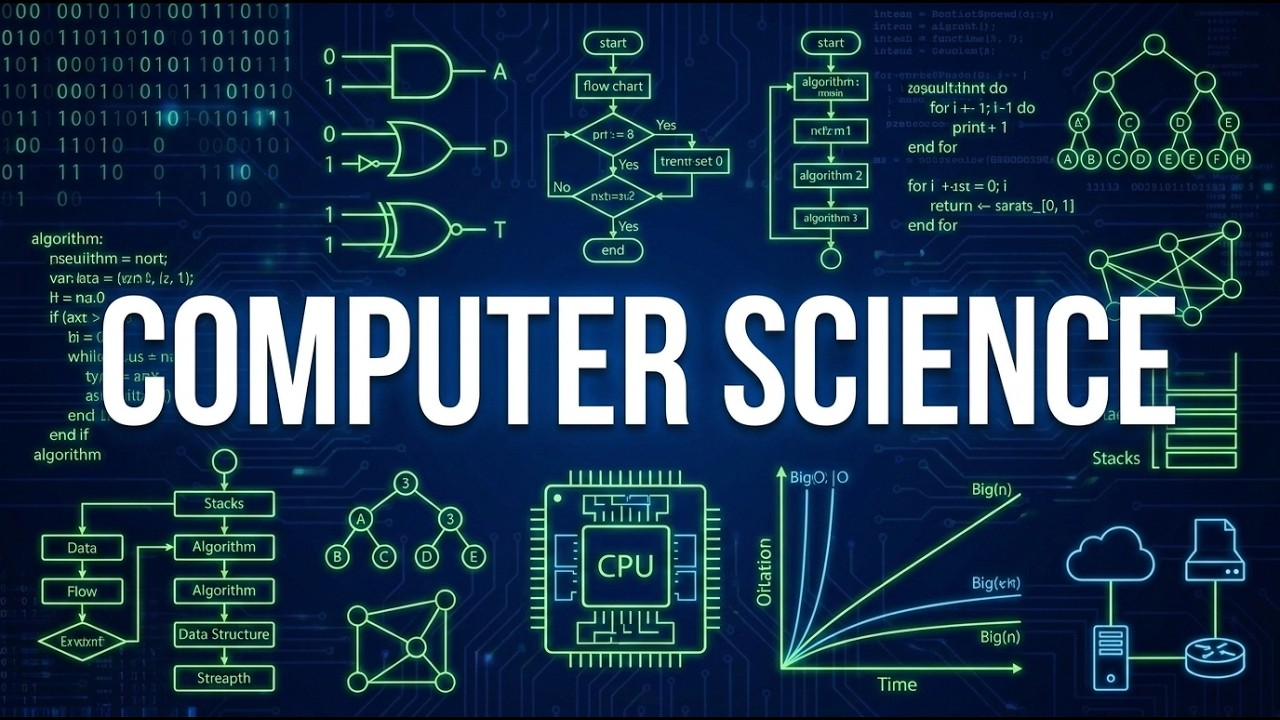
#> input picture sample.jpg, 1280 x 720 px
$ python ex2.py
#> lines starting #> are read from the running program, lines starting #| are printed output that depends on the picture
import cv2
import os

# 1. Resolve path to the sample image
script_dir = os.path.dirname(os.path.abspath(__file__))
image_path = os.path.join(script_dir, 'sample.jpg')

image = cv2.imread(image_path)
#> image is the input picture: shape (720, 1280, 3); mean B, G, R 79.7, 55.6, 30.7

if image is None:
    print("Image not found!")
    exit()

# 2. Convert to Grayscale (Edge detection works on single-channel intensity)
gray = cv2.cvtColor(image, cv2.COLOR_BGR2GRAY)
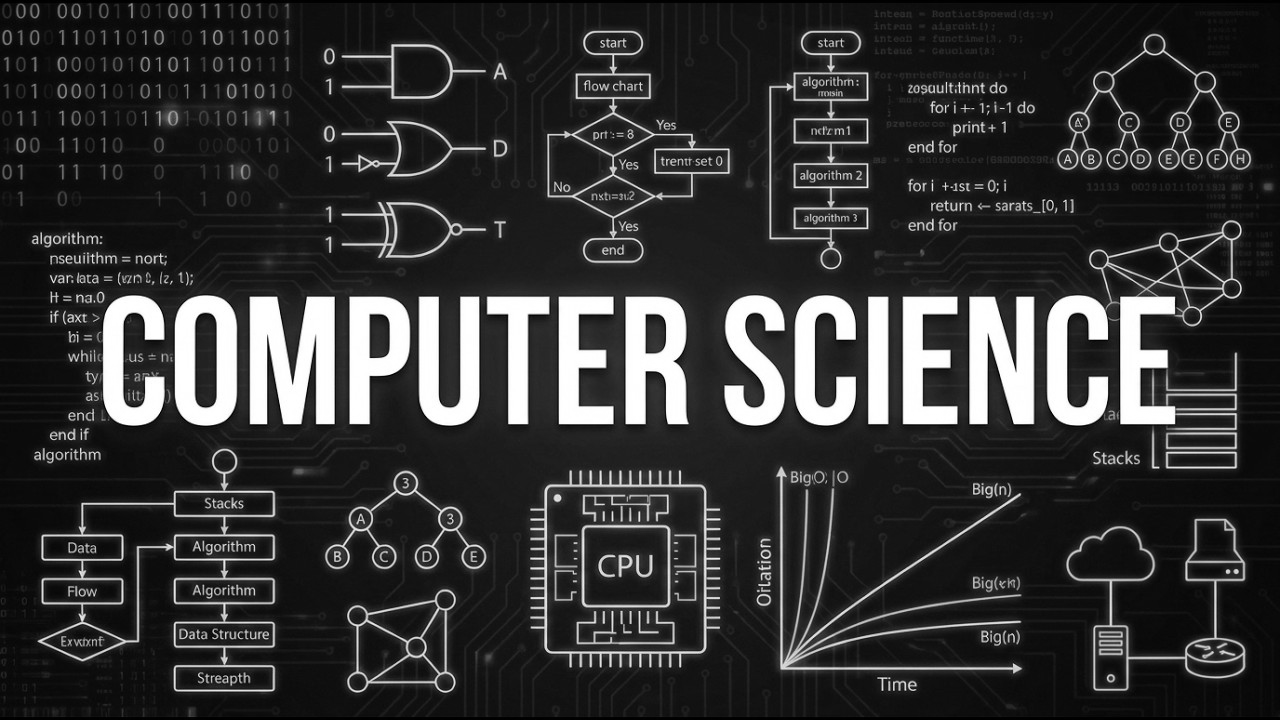
#> gray: shape (720, 1280); min 0, max 255, mean 50.9

# 3. Apply Gaussian Blur
# Reduces background noise so false edges aren't detected
blurred = cv2.GaussianBlur(gray, (5, 5), 0)

# 4. Apply Canny Edge Detection
# Threshold1 (100): Lower hysteresis bound
# Threshold2 (200): Upper hysteresis bound
edges = cv2.Canny(blurred, 100, 200)
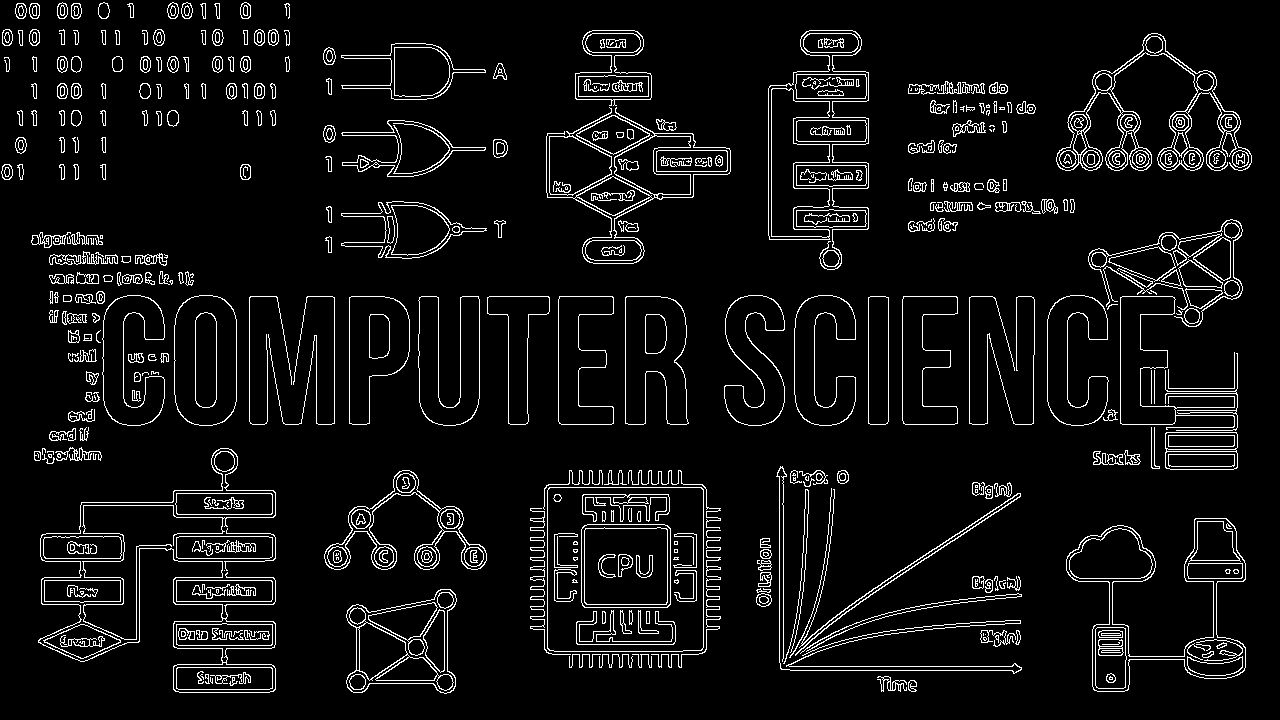
#> edges: shape (720, 1280); 6.3% white in thin lines or dots

# 5. Display the original and edge map side-by-side
cv2.imshow('Original Image', image)
cv2.imshow('Detected Edges', edges)

cv2.waitKey(0)
cv2.destroyAllWindows()
